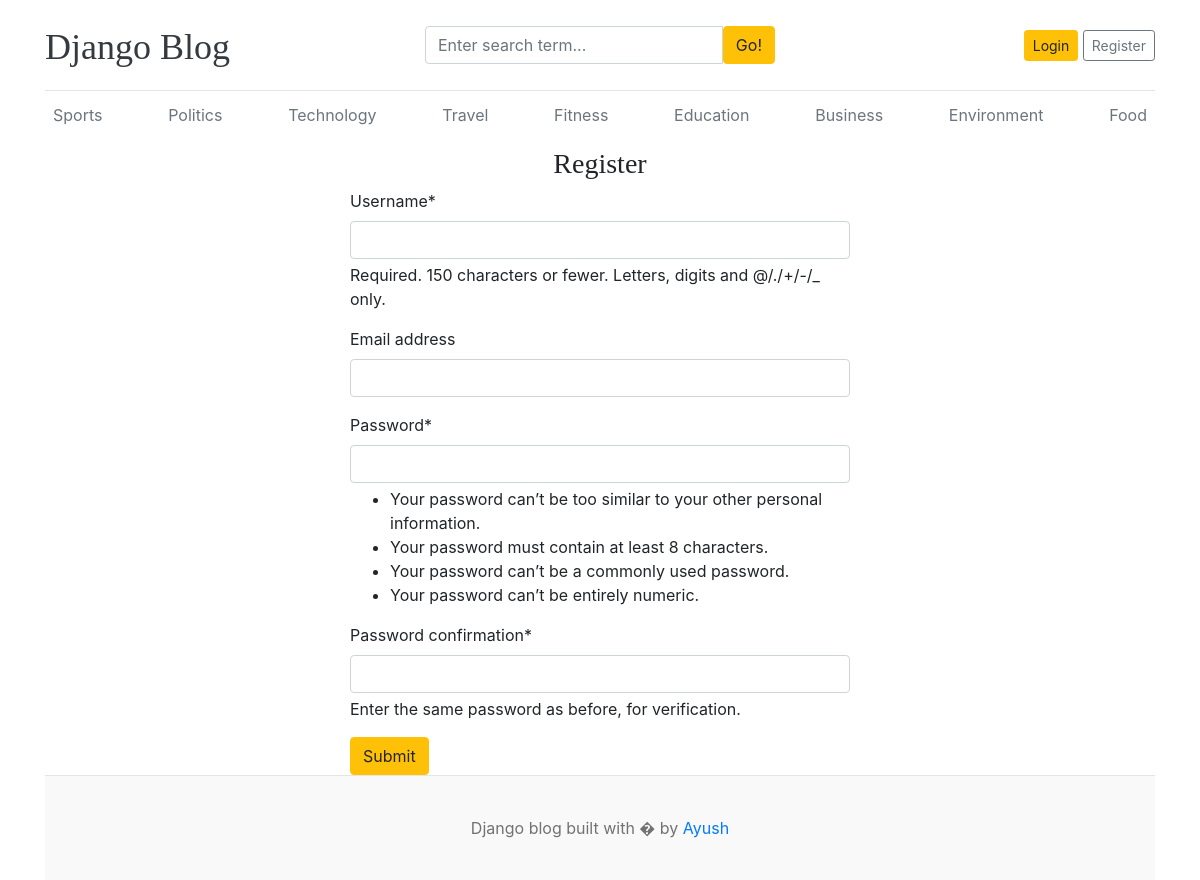
Screenshot of /register/ with the database file from the repository.
### blogs/models.py (models this page shows, shortened)
class Category(models.Model):
    category_name = models.CharField(max_length=50,unique=True)
    created_at = models.DateTimeField(auto_now_add=True)
    updated_at = models.DateTimeField(auto_now=True)
    class Meta:
        verbose_name_plural = 'Categories'

### blog_main/views.py (the view)
# urls.py: path('register/',views.register,name='register'),
def register(request):
      if(request.method=='POST'):
            form=RegistrationForm(request.POST)
            if(form.is_valid()):
                  form.save()
                  return redirect('home')
      else:
            form=RegistrationForm()
      context={'form':form}
      return render(request,'register.html',context)

### blog_main/forms.py
class RegistrationForm(UserCreationForm):
      class Meta:
            model=User
            fields=['username','email','password1','password2']

### blogs/context_processors.py (called while the page is built)
def get_categories(request):
    categories = Category.objects.all()
    return dict(categories=categories)

def get_social_links(request):
    social_links = SocialLink.objects.all()
    return dict(social_links=social_links)

### templates/register.html (shortened to what this page needs)
{% extends 'base.html' %}
{% block content %}
{% load crispy_forms_tags %}
<h3 class="text-center">Register</h3>
<form action="{% url 'register' %}" method="POST" style="width:500px; margin:auto;">
      {{ form | crispy }}
      <button type="submit" class="btn btn-warning">Submit</button>
</form>
{% endblock %}

### templates/base.html (shortened to what this page needs)
{% load static %}
<!DOCTYPE html>
<html lang="en">
<head>
      <link href="https://getbootstrap.com/docs/4.0/dist/css/bootstrap.min.css" rel="stylesheet">
      <link href="{% static 'css/blog.css' %}" rel="stylesheet">
</head>
<body>
      <div class="container">
            <header class="blog-header py-3">
                  <div class="row flex-nowrap justify-content-between align-items-center">
                        <div class="col-4 pt-1">
                              <a class="blog-header-logo text-dark" href="/">Django Blog</a>
                        </div>
                        <div class="col-4">
                              <form action="{% url 'search' %}" method="GET">
                                    <div class="input-group">
                                          <input class="form-control" type="text" name="keyword" value="{{ keyword }}"
                                                placeholder="Enter search term..." aria-label="Enter search term..."
                                                aria-describedby="button-search" />
                                          <button type="submit" class="btn btn-warning" id="button-search"
                                                type="button">Go!</button>
                                    </div>
                              </form>
                        </div>
                        <div class="col-4 d-flex justify-content-end align-items-center">
                              {% if not user.is_authenticated %}
                              <a class="btn btn-sm btn-warning" href="{% url 'login' %}">Login</a> &nbsp;
                              <a class="btn btn-sm btn-outline-secondary" href="{% url 'register' %}">Register</a>
                              {% else %}
                              <span>You are {{ user.username }}</span> &nbsp;
                              <a class="btn btn-sm btn-outline-secondary" href="{% url 'logout' %}">Logout</a>
                              {% endif %}
                        </div>
                  </div>
            </header>
            <div class="nav-scroller py-1 mb-2">
                  <nav class="nav d-flex justify-content-between">
                        {% for category in categories %}
                        <a class="p-2 text-muted"
                              href="{% url 'posts_by_category' category.id %}">{{category.category_name}}</a>
                        {% endfor %}
                  </nav>
            </div>
            {% block content %}
            {% endblock %}
            <footer class="blog-footer">
                  <p>Django blog built with � by <a href="#">Ayush</a></p>
            </footer>
</body>
</html>

### blog_main/static/css/blog.css (style rules this page uses)
.blog-header { border-bottom: 1px solid #e5e5e5; }
.blog-header-logo { font-family: "Playfair Display", Georgia, "Times New Roman", serif; font-size: 2.25rem; }
h1, h2, h3, h4, h5, h6 { font-family: "Playfair Display", Georgia, "Times New Roman", serif; }
.blog-footer { padding: 2.5rem 0; color: #727272; text-align: center; background-color: #f9f9f9; border-top: .05rem solid #e5e5e5; }
.blog-footer p:last-child { margin-bottom: 0; }

### rows the page displays
Category: category_name "Sports"
Category: category_name "Politics"
Category: category_name "Technology"
Category: category_name "Travel"
Category: category_name "Fitness"
Category: category_name "Education"
Category: category_name "Business"
Category: category_name "Environment"
Category: category_name "Food"
